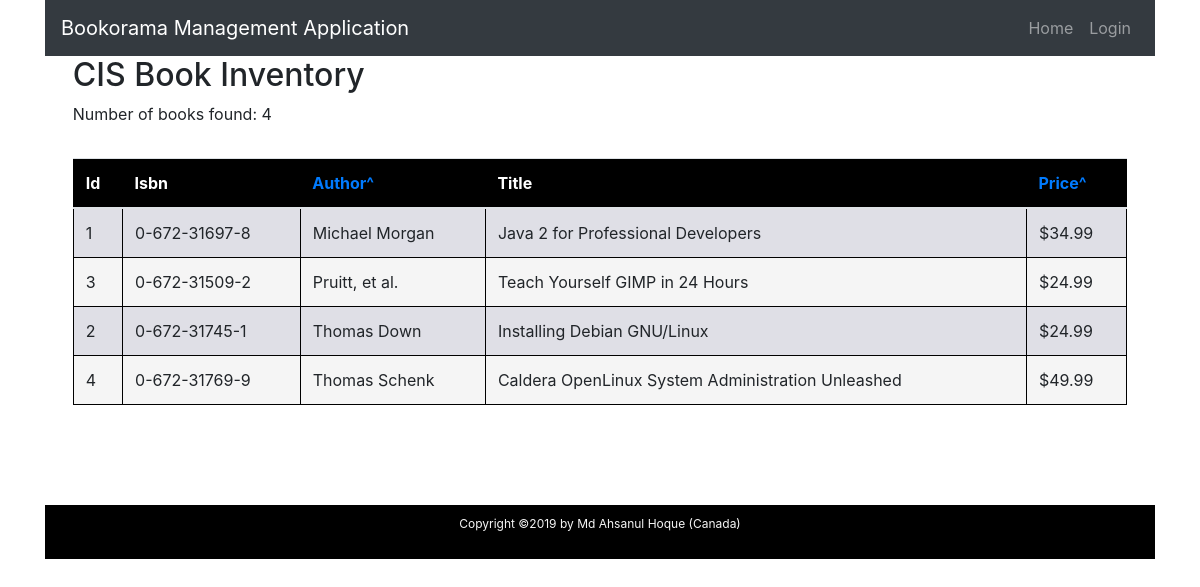
The page /index.php?author=author on the database its author committed.
### tables this page shows
create table books
(  id int unsigned not null auto_increment primary key,
isbn char(13) not null,
   author char(50),
   title char(100),
   price float(4,2),
   UNIQUE KEY unique_isbn (isbn)
);

### admin/auth/LoginHelper.php (called while the page is built, shortened)
<?php
class LoginHelper
{
    public static function isLoggedIn(){
        if ($_SESSION['isLoggedIn']){
            return true;
        }
        else{
            return false;
        }
    }
}

### index.php (the view, shortened to what this page needs)
<?php
require('./admin/auth/LoginHelper.php');
?>
<!doctype html>
<html lang="en">
    <head>
        <link href="./css/bootstrap/bootstrap.min.css" rel="stylesheet">
        <link rel="stylesheet" href="https://cdnjs.cloudflare.com/ajax/libs/font-awesome/4.7.0/css/font-awesome.min.css">
        <link href="./css/custom.css" rel="stylesheet">
    </head>
    <body>
        <div class="container">
            <nav class="navbar navbar-expand-lg navbar-dark bg-dark">
                <a class="navbar-brand" href="./index.php">Bookorama Management Application</a>
                <div class="collapse navbar-collapse" id="navbarSupportedContent">
                    <ul class="navbar-nav ml-auto">
                        <li class="nav-item">
                            <a class="nav-link" href="./index.php">Home</a>
                        </li>
                        <?php if (!LoginHelper::isLoggedIn()){ ?>
                        <li class="nav-item">
                            <a class="nav-link" href="./admin/auth/login.php">Login</a>
                        </li>
                        <?php } ?>
                    </ul>
                </div>
            </nav>
            <div class="main-content">
                <?php
                require("lib/config.php");
                if (isset($_GET['author'])){
                    $sortedBy = " author asc";
                }
                elseif (isset($_GET['price'])){
                    $sortedBy = " price asc";
                }else{
                    $sortedBy = " title asc";
                }
                $sort = " order by".$sortedBy;
                $query = "SELECT id,isbn,author,title,price FROM books".$sort;
                $result = $mysqli->query($query);
                $num_results = $result->num_rows;
                echo "<h2>CIS Book Inventory</h2>";
                echo "<p>Number of books found: " . $num_results . "</p>";
                echo "<table class='table table-bordered table-striped'>";
                echo "<thead>";
                if ($num_results > 0) {
                    $books = $result->fetch_all(MYSQLI_ASSOC);
                    echo "<table class='table table-hover'><thead><tr>";
                    foreach ($books[0] as $k => $v) {
                        if ($k=='author'){
                            echo "<th><a href='./index.php?author=".urldecode($k)."'>" . ucwords($k) . "<span>&#94;</span></a></th>";
                        }
                        elseif ($k=='price'){
                            echo "<th><a href='./index.php?price=".urldecode($k)."'>" . ucwords($k) . "<span>&#94;</span></a></th>";
                        }
                        else{
                            echo "<th>" . ucwords($k) . "</th>";
                        }
                    }
                    echo "</tr></thead>";
                    echo "<tbody>";
                    foreach ($books as $book) {
                        echo "<tr class=''>";
                        foreach ($book as $k => $v) {
                            if ($k == 'id') {
                                echo "<td>" . $v . "</td>";
                            } else {
                                if ($k == 'price'){
                                    echo "<td>$" . $v . "</td>";
                                }
                                else{
                                    echo "<td>" . $v . "</td>";
                                }
                            }
                        }
                        echo "</tr>";
                    }
                    echo "</tbody>";
                    echo "</table>";
                }
                ?>
            </div>
            <?php include ('./layout/footer.php')?>
    </body>
</html>

### css/custom.css (style rules this page uses)
table { border: 1px solid black; }
table th { border-bottom: 1px solid white; color: white; }
table td { border: 1px solid black; }
table thead tr:first-child { background-color: black; }
table tbody tr:nth-child(even) { background-color: whitesmoke; }
table tbody tr:nth-child(odd) { background-color: #DFDFE6;; }
.main-content { max-width: 95%; margin: 0 auto; }

### rows shown on the page
books: id "1", isbn "0-672-31697-8", author "Michael Morgan", title "Java 2 for Professional Developers", price "34.99"
books: id "3", isbn "0-672-31509-2", author "Pruitt, et al.", title "Teach Yourself GIMP in 24 Hours", price "24.99"
books: id "2", isbn "0-672-31745-1", author "Thomas Down", title "Installing Debian GNU/Linux", price "24.99"
books: id "4", isbn "0-672-31769-9", author "Thomas Schenk", title "Caldera OpenLinux System Administration Unleashed", price "49.99"

### other values the page prints
$num_results "4"
$k "Id"
$k "Isbn"
$k "Author"
$k "Title"
$k "Price"
